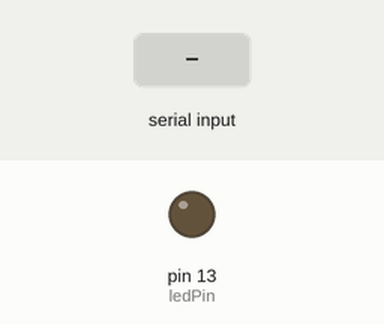
The sketch below on a simulated Arduino Uno, built with avr-gcc and run on an emulated ATmega328P. On the bench: output pins drawn as LEDs (lit = HIGH). The inputs (shaded band) are chosen by the test bench.

Above: at 1.2 s.
1.3 s: "1" received over the second serial link
At 1.9 s:
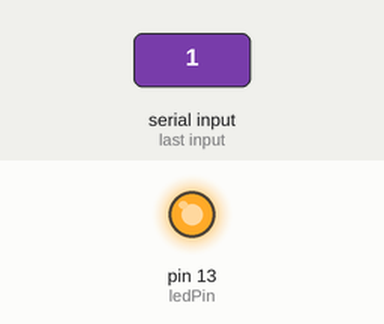
2.8 s: "0" received over the second serial link
At 4.2 s:
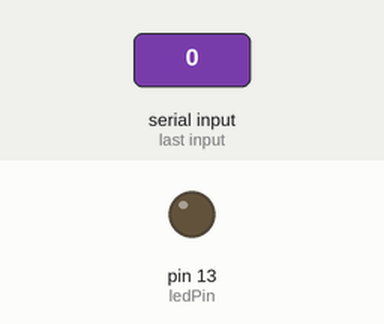
Timing chart, 0 to 5.8 s (numbered marks = the images above; inputs shaded):
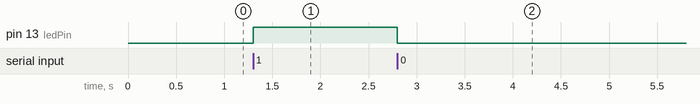

The sketch:

homeAppl_Control2.ino
```cpp
#include <SoftwareSerial.h>
SoftwareSerial bt(10, 11);
const int ledPin = 13;

void setup() {
  bt.begin(9600);
  pinMode(ledPin, OUTPUT);
}

void loop() {
  if (bt.available()) {
    char cmd = bt.read();
    digitalWrite(ledPin, cmd == '1' ? HIGH : LOW);
  }
}


// Components:
// HC-05 Bluetooth Module
// Arduino/ESP32
// LED with 220Ω resistor
// Jumper wires
// Connections:
// HC-05: VCC → 5V (Arduino) / 3.3V (ESP32), GND → GND, TX → RX, RX → TX
// LED: Anode → Pin 13 (Arduino) / Pin 23 (ESP32), Cathode → GND


// const int ledPin = 13;

// void setup() {
//   Serial.begin(9600);
//   pinMode(ledPin, OUTPUT);
// }

// void loop() {
//   if (Serial.available()) {
//     char cmd = Serial.read();
//     digitalWrite(ledPin, cmd == '1' ? HIGH : LOW);
//   }
// }
```

Measured:
- after the input at 1.3 s, pin 13 (ledPin): LOW → HIGH at once
- after the input at 2.8 s, pin 13 (ledPin): HIGH → LOW at once
